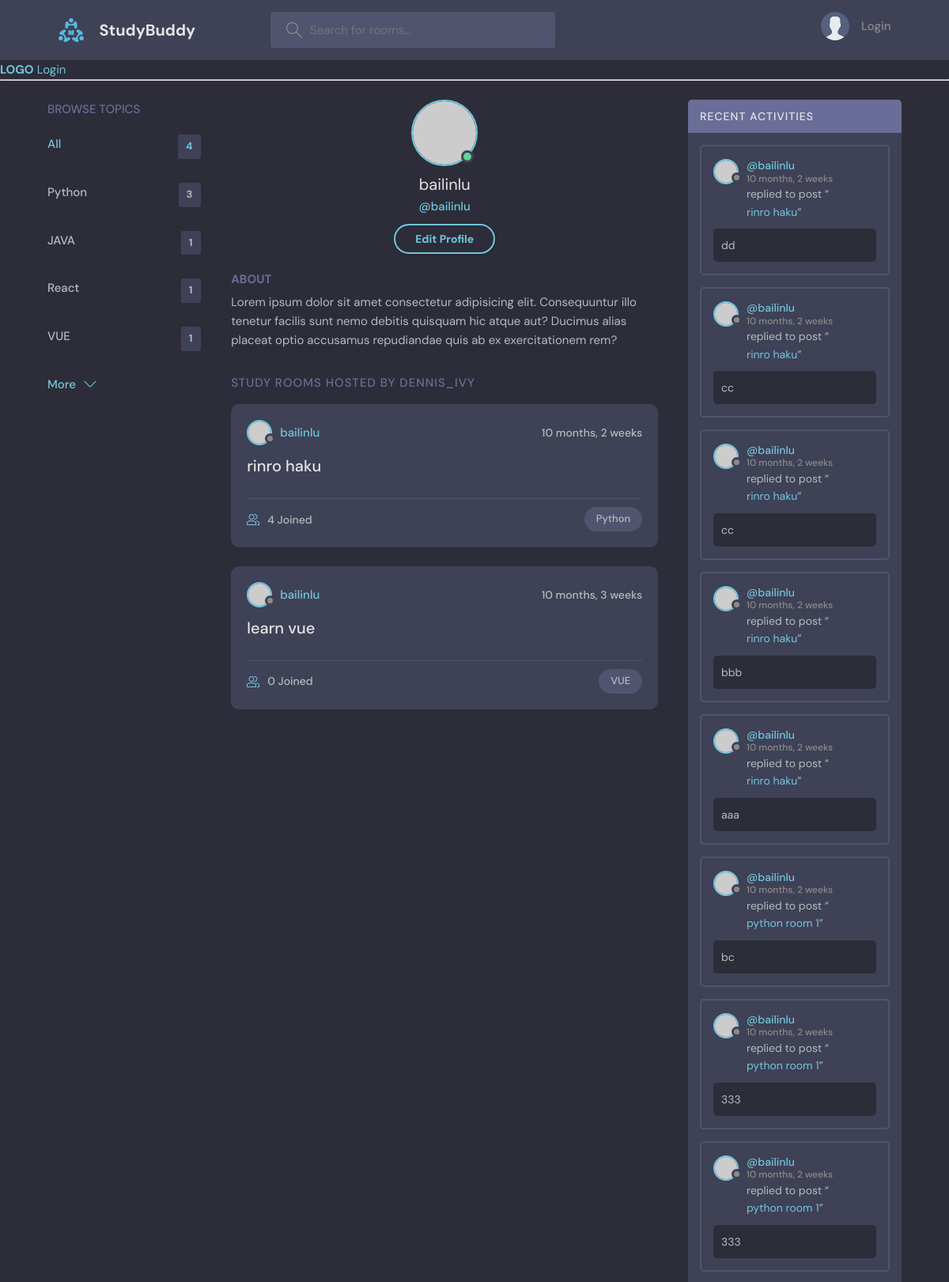
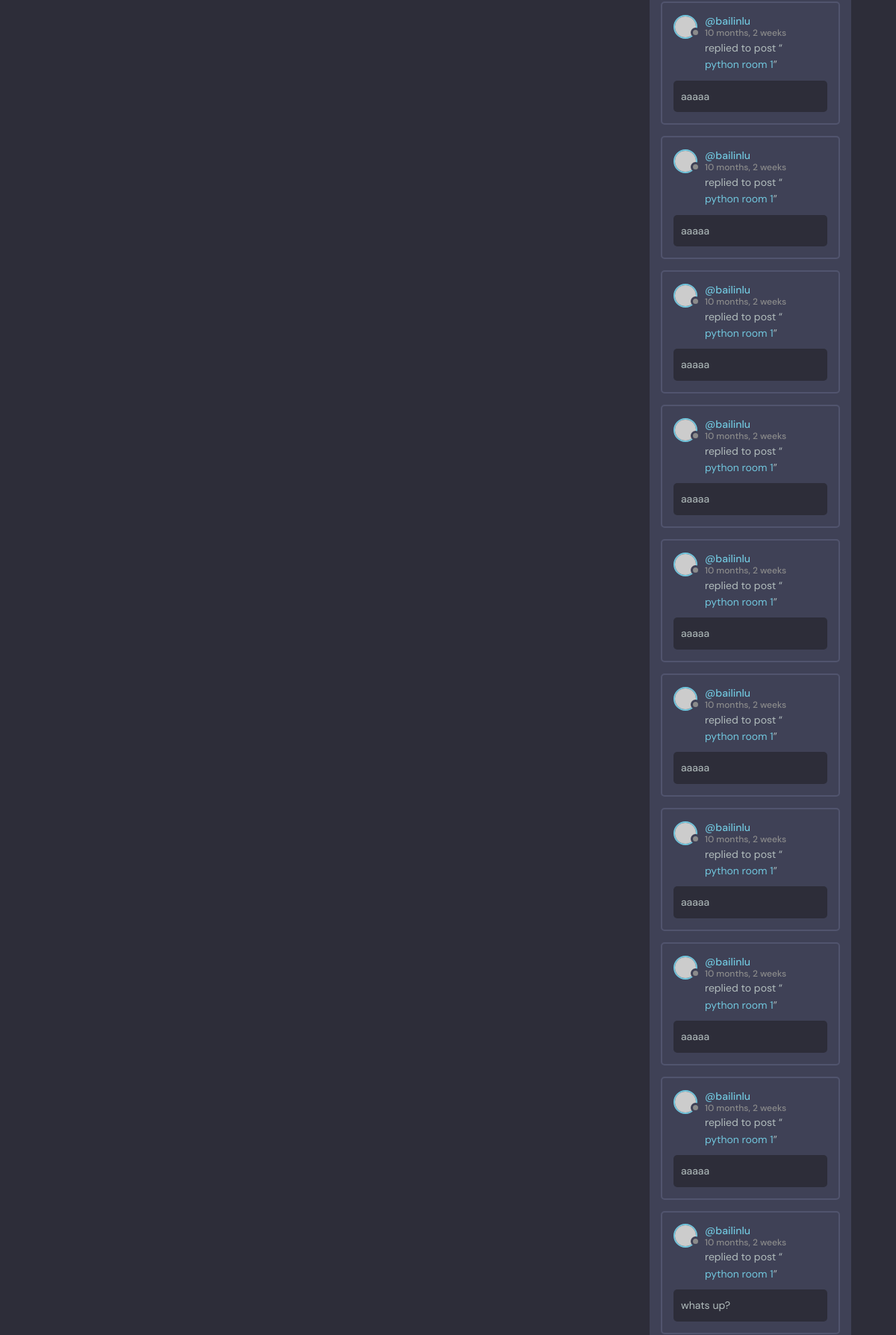
The app's page /profile/2/ (upper part) with its own data (2 pictures, top to bottom).
### base/models.py (models this page shows, shortened)
class Topic(models.Model):
    name = models.CharField(max_length=200)
    def __str__(self):
        return self.name

class Room(models.Model):
    host = models.ForeignKey(User, on_delete=models.SET_NULL, null=True)
    topic = models.ForeignKey(Topic, on_delete=models.SET_NULL, null=True)
    name = models.CharField(max_length=200)
    description = models.TextField(null=True,blank=True)
    participants = models.ManyToManyField(User, related_name='participants', blank=True)
    updated = models.DateTimeField(auto_now=True)
    created = models.DateTimeField(auto_now_add=True)
    class Meta:
        ordering = ['-updated', '-created']
    def __str__(self):
        return self.name

class Message(models.Model):
    user = models.ForeignKey(User, on_delete=models.CASCADE)
    room = models.ForeignKey(Room, on_delete=models.CASCADE)
    body = models.TextField()
    updated = models.DateTimeField(auto_now=True)
    created = models.DateTimeField(auto_now_add=True)
    class Meta:
        ordering = ['-updated', '-created']

### base/views.py (the view)
# urls.py: path('profile/<str:pk>/', views.userProfile, name="user-profile"),
def userProfile(request,pk):
    user = User.objects.get(id=pk)
    rooms = user.room_set.all()
    room_messages = user.message_set.all()
    topics = Topic.objects.all()
    context = {'user': user, 'rooms': rooms, 'room_messages': room_messages, 'topics': topics}
    return render(request, 'base/profile.html', context)

### base/templates/base/profile.html (shortened to what this page needs)
{% extends 'main.html' %}
{% block content%}
  <main class="profile-page layout layout--3">
    <div class="container">
      {% include 'base/topics_component.html' %}
      <div class="roomList">
        <div class="profile">
          <div class="profile__avatar">
            <div class="avatar avatar--large active">
              <img src="https://randomuser.me/api/portraits/men/11.jpg" />
            </div>
          </div>
          <div class="profile__info">
            <h3>{{user.username}}</h3>
            <p>@{{user.username}}</p>
            <a href="edit-user.html" class="btn btn--main btn--pill">Edit Profile</a>
          </div>
          <div class="profile__about">
            <h3>About</h3>
            <p>
              Lorem ipsum dolor sit amet consectetur adipisicing elit. Consequuntur illo tenetur
              facilis sunt nemo debitis quisquam hic atque aut? Ducimus alias placeat optio
              accusamus repudiandae quis ab ex exercitationem rem?
            </p>
          </div>
        </div>
        <div class="roomList__header">
          <div>
            <h2>Study Rooms Hosted by dennis_ivy</a>
            </h2>
          </div>
        </div>
        {% include 'base/feed_component.html' %}
      </div>
      {% include 'base/activity_component.html' %}
  </main>
{% endblock content%}

### base/templates/base/topics_component.html
<div class="topics">
  <div class="topics__header">
    <h2>Browse Topics</h2>
  </div>
  <ul class="topics__list">
    <li>
      <a href="{% url 'home' %}" class="active">All <span>{{topics.count}}</span></a>
    </li>
    {% for topic in topics%}
    <div>
      <li>
        <a href="{% url 'home' %}?q={{topic.name}}">{{topic}}<span>{{topic.room_set.all.count}}</span></a>
      </li>
    </div>
    {% endfor%}
  </ul>
  <a class="btn btn--link" href="topics.html">
    More
    <svg
      version="1.1"
      xmlns="http://www.w3.org/2000/svg"
      width="32"
      height="32"
      viewBox="0 0 32 32"
    >
      <title>chevron-down</title>
      <path d="M16 21l-13-13h-3l16 16 16-16h-3l-13 13z"></path>
    </svg>
  </a>
</div>

### base/templates/base/feed_component.html (shortened to what this page needs)
{% for room in rooms %}
<div class="roomListRoom">
    <div class="roomListRoom__header">
      <a href="{% url 'user-profile' room.host.id %}" class="roomListRoom__author">
        <div class="avatar avatar--small">
          <img src="https://randomuser.me/api/portraits/women/11.jpg" />
        </div>
        <span>{{room.host.username}}</span>
      </a>
      <div class="roomListRoom__actions">
        <span>{{room.created|timesince}} </span>
      </div>
    </div>
    <div class="roomListRoom__content">
      <a href="{% url 'room' room.id %}">{{room.name}}</a>
    </div>
    <div class="roomListRoom__meta">
      <a href="{% url 'user-profile' room.host.id %}" class="roomListRoom__joined">
        {{room.participants.all.count}} Joined
    </a>
      <p class="roomListRoom__topic">{{room.topic.name}}</p>
    </div>
  </div>
  {% endfor %}

### base/templates/base/activity_component.html (shortened to what this page needs)
<div class="activities">
    <div class="activities__header">
      <h2>Recent Activities</h2>
    </div>
    {% for message in room_messages %}
    <div class="activities__box">
      <div class="activities__boxHeader roomListRoom__header">
        <a href="{% url 'user-profile' message.user.id %}" class="roomListRoom__author">
          <div class="avatar avatar--small">
            <img src="https://randomuser.me/api/portraits/women/11.jpg" />
          </div>
          <p>
            @{{message.user}}
            <span>{{message.created|timesince}}</span>
          </p>
        </a>
      </div>
      <div class="activities__boxContent">
        <p>
          replied to post “<a href="{% url 'room' message.room.id %}">{{message.room}}</a
          >”
        </p>
        <div class="activities__boxRoomContent">
          {{message.body}}
        </div>
      </div>
    </div>
    {% endfor%}
  </div>
</div>

### records on screen
Topic: name "Python", room_set.all.count "3"
Topic: name "JAVA", room_set.all.count "1"
Topic: name "React", room_set.all.count "1"
Topic: name "VUE", room_set.all.count "1"
Room: host.username "bailinlu", created "10 months, 2 weeks", name "rinro haku", participants.all.count "4", topic.name "Python"
Room: host.username "bailinlu", created "10 months, 3 weeks", name "learn vue", participants.all.count "0", topic.name "VUE"
Message: user "bailinlu", created "10 months, 2 weeks", room "rinro haku", body "dd"
Message: user "bailinlu", created "10 months, 2 weeks", room "rinro haku", body "cc"
Message: user "bailinlu", created "10 months, 2 weeks", room "rinro haku", body "cc"
Message: user "bailinlu", created "10 months, 2 weeks", room "rinro haku", body "bbb"
Message: user "bailinlu", created "10 months, 2 weeks", room "rinro haku", body "aaa"
Message: user "bailinlu", created "10 months, 2 weeks", room "python room 1", body "bc"
Message: user "bailinlu", created "10 months, 2 weeks", room "python room 1", body "333"
Message: user "bailinlu", created "10 months, 2 weeks", room "python room 1", body "333"
Message: user "bailinlu", created "10 months, 2 weeks", room "python room 1", body "aaaaa"
Message: user "bailinlu", created "10 months, 2 weeks", room "python room 1", body "aaaaa"
Message: user "bailinlu", created "10 months, 2 weeks", room "python room 1", body "aaaaa"
Message: user "bailinlu", created "10 months, 2 weeks", room "python room 1", body "aaaaa"
Message: user "bailinlu", created "10 months, 2 weeks", room "python room 1", body "aaaaa"
Message: user "bailinlu", created "10 months, 2 weeks", room "python room 1", body "aaaaa"
Message: user "bailinlu", created "10 months, 2 weeks", room "python room 1", body "aaaaa"
Message: user "bailinlu", created "10 months, 2 weeks", room "python room 1", body "aaaaa"
Message: user "bailinlu", created "10 months, 2 weeks", room "python room 1", body "aaaaa"
Message: user "bailinlu", created "10 months, 2 weeks", room "python room 1", body "whats up?"

### other values on screen
{{ topics.count }} "4"
{{ user.username }} "bailinlu"
